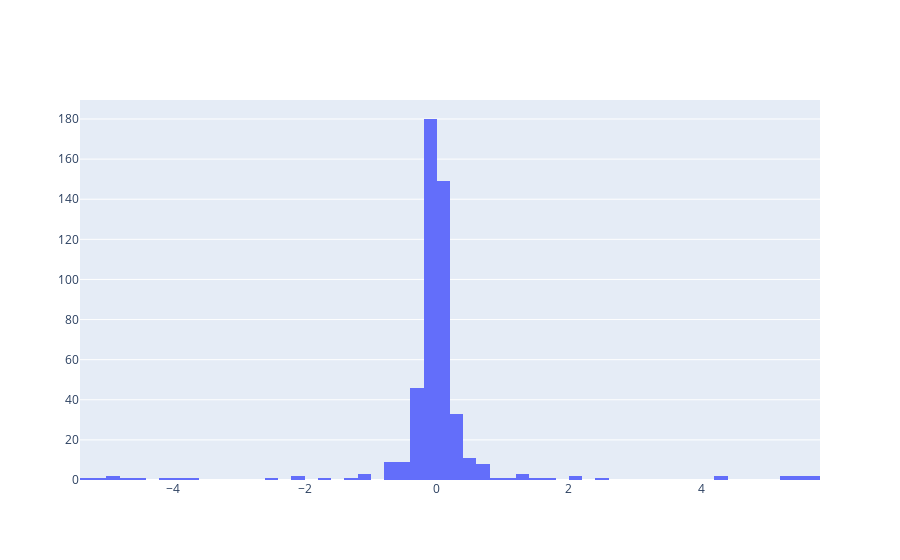

Notebook code for this chart:
### Code cell
fig = go.Figure(data=[go.Histogram(x=zs2)])
fig.show()

### Figure 1 — Plotly figure (JSON) as saved in the notebook; plotly's stock layout.template omitted (floating-point values rounded to 4 significant figures; data arrays with more than 128 entries replaced by an {"elided": "..."} marker saying what was removed)
{"data": [{"type": "histogram", "x": {"elided": "480 float values"}}], "layout": {}}
